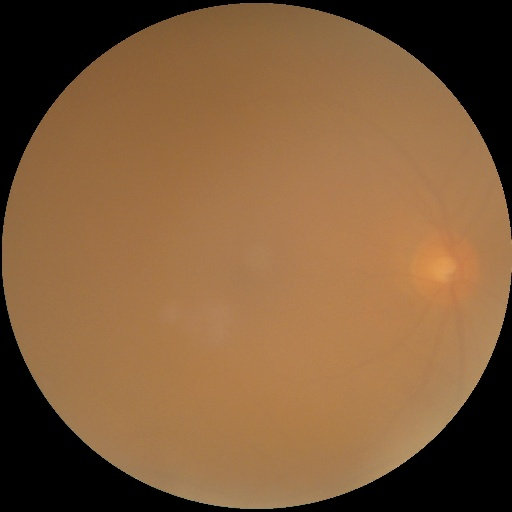
#> input picture subset/cataract_112_right.jpg, 512 x 512 px; its folder holds 3 pictures in this run
$ jupyter execute --allow-errors main.ipynb   (shell and % lines are left out)   (older library calls are emulated)
#> lines starting #> are read from the running program, lines starting #| are printed output that depends on the picture; after the words box and inside, x2 and y2 are one past the last pixel; in counts of white or black regions, pixels touching at a corner belong together
[cell 1]
import pandas as pd
from matplotlib import pyplot as plt
from tqdm import tqdm
import numpy as np
import cv2
import os

from skimage.io import imread, imshow
from skimage.color import rgb2gray, rgb2hsv
from skimage.filters import threshold_otsu
from skimage.morphology import dilation, erosion
from skimage.transform import resize

from feature_utils import (get_gray_hist, rgb_stats,
                              vessels_area, disc_area,
                              hsv_stats, rgb_equalize_hist_stats)

from keras.models import Sequential
from keras.layers import Dense, Conv2D, Flatten, Dropout, MaxPooling2D

[cell 2]
from IPython.display import HTML, display
import pprint
pp = pprint.PrettyPrinter(indent=4, width=100)


HTML('''
<style>
.output_png {
    display: table-cell;
    text-align: center;
    vertical-align: middle;
}''')

# Eye-eye P: Ocular Disease Classification

# Executive Summary

In the Philippines, the Health Department reported around 2 million Filipinos with varied eye conditions, where **55% are suffering from eye cataract** and **2 out of 5 Filipinos having myopia**. Eye conditions are very common, that is why in this paper, we asked **"Can we use Image Processing techniques to classify fundoscopy images into someone who is Normal, someone with Pathological Myopia, or someone with Cataract?"** To answer this question, we used the Ocular Disease Intelligent Recognition (ODIR) dataset, an ophthalmic database of 5000 patients containing eye-related information such as patient age, colored fundus photographs from left and right eyes, and doctors' diagnostic keywords for each eye. We then experimented with three classifiers. The first classifier involved optimizing traditional machine learning models trained with features manually extracted from the images using Image Processing techniques, such as vessel area, optical disc area, and RGB statistics. The 2nd classifier is a CNN classifier which was trained only with raw images. Lastly, the 3rd classifier was also a CNN but with a VGG-19 base which was also trained with raw images. From our experimentations, our best machine learning model is a Gradient Boosting Classifier, where the GBM model outperformed the CNN classifier by a large margin , with 92.5% accuracy compared to 86.8% accuracy, respectively. For the last classifier, the CNN with VGG-19 base outperformed our GBM model with 94.4% accuracy. In terms of meeting the goal though, we sucessfully created a machine learning classifier model from manually extracted features and our model can compete with CNN-based methods. To further improve our results, we recommend to add more features that could help our model distinguish between Normal and Pathological Myopia since this is where CNN with VGG-19 outperformed our classifier. Potential applications of our model include aiding doctors via telemedicine systems to preliminary diagnose these diseases.

# Introduction

Vision is one of the most essential senses of human beings. Majority of our day-to-day activities heavily depend on our sense of sight. Unfortunately, in a 2019 World Health Organization report, an estimated count of 2.2 billion people around the world suffer from vision impairment. In the Philippines, the Health Department reported around 2 million Filipinos with varied eye conditions, where 55% are suffering from eye cataract and 2 out of 5 Filipinos having myopia (Romualdez, 2019). In the same report, it was also stated that these cases would continue to shoot up to 50% by 2030 (Madarang, 2019). With these in mind, the team hopes to aid our health practitioners in diagnosing these conditions by leveraging the learned techniques from Introduction to Image Processing and Machine Learning.

# Problem Statement

# Dataset

## Background

The dataset used in this study is the **Ocular Disease Intelligent Recognition** (ODIR) dataset. ODIR is an ophthalmic database of 5000 patients containing eye-related information such as patient age, colored fundus photographs from left and right eyes, and doctors' diagnostic keywords for each eye.

## Download the Dataset

[cell 3]
# Run in terminal
# kaggle datasets download -d andrewmvd/ocular-disease-recognition-odir5k

[cell 4]
# Unzip the file
# !unzip ocular-disease-recognition-odir5k.zip

## Data Description

The dataset used in this study is the Ocular Disease Intelligent Recognition (ODIR) dataset. ODIR is an ophthalmic database of 5000 patients containing eye-related information such as patient age, color fundus photographs from left and right eyes, and doctors' diagnostic keywords for each eye.

This dataset was collected by Shanggong Medical Technology Co., Ltd. from different hospitals/medical centers in China. In these institutions, fundus images are captured by various cameras in the market, such as Canon, Zeiss and Kowa, resulting into varied image resolutions. Annotations were labeled by trained human readers with quality control management. The dataset classified the eyes of each patient into eight independent labels, meaning the left eye can have a different classification from the right eye:
1. Normal (N)
1. Diabetes (D)
1. Glaucoma (G)
1. Cataract (C)
1. Age-related Macular Degeneration (A)
1. Hypertension (H)
1. Pathological Myopia (M)
1. Other diseases/abnormalities (O)

The dataset was downloaded from Kaggle (https://www.kaggle.com/andrewmvd/ocular-disease-recognition-odir5k) and aside from the images of each patient, there is also a CSV file that relates all the patient information with their corresponding eye image file path and diagnoses.

**Note:** For our study, we only made use of the records with classes of Normal, Cataract and Pathological Myopia.

# Methodology

To answer our problem statement, we followed a five-step process shown in Figure 1.

<p style="text-align: center;"><b>Figure 1: Methodology Pipeline<b/></p>

The core idea of our pipeline is to extract features from the fundus images via the image processing techniques we learned. This includes, but is not limited to, morphological operations, blob detection, color segmentation, image enhancement, and RGB scaling. Given the limitation that we cannot use Neural Networks as our primary methodology, these extracted features will be used to train a machine learning classifier model that can predict the label of each eye. The CNN Modelling done in the later part of the pipeline was only for comparison purposes.

## Exploratory Data Analysis

#> (a cell that did not finish here is left out)

<p style="text-align: center;"><b>Figure 2: Counts of Samples for Each Class<b/></p>

The above figure, Figure 2, shows the number of samples per class. It looks like that Normal fundus images dominate the dataset. The other target classes we want to use in this study, Cataract and Pathological Myopia, are only a fifth of the number of the Normal combined. This just shows how imbalanced our dataset.

### Loading the Data

#> (a cell that did not finish here is left out)

## IP Classifier: Classifier with Features from Image Processing

### Feature Engineering
We performed feature extraction resulting to a total of 81 features.

These can be summarized into the following:

- RGB & HSV Statistics, specifically max, mean, median, and standard deviation.
- Blood Vessels Area
- Optic Disc Area, and
- Grayscale Histogram

#### Feature 1: Grayscale Histogram Features
We got the got the grayscale intensities and binned them using a histogram as seen in Figure 3. We saved the bin frequencies and bin edges as features.

[cell 7]
idx = 24
#> (the rest of this cell did not finish here and is left out)

<p style="text-align: center;"><b>Figure 3: Histogram of Grayscale<b/></p>

#> (a cell that did not finish here is left out)

#### Feature 2: RGB Statistics
We got the statistics of the Red, Green and Blue channels here such as mean, standard deviation and median.

#> (a cell that did not finish here is left out)

#### Feature 3: HSV Statistics
We got the statistics of the Hue, Saturation and Value channels here such as mean, standard deviation and median.

#> (a cell that did not finish here is left out)

#### Feature 3: Vessel Area
Using CV2 libraries, the canny edge detection technique was employed to get the area of blood vessels in the eyes. Hence, we obtain the following images. We can see from the output, Figure 4, that a normal fundoscopic image has a certain amount of blood vessel.

However, for a person with pathological myopia, this is significantly increased,

And for a person with cataract, the blood vessels cannot be detected at all.

#> (a cell that did not finish here is left out)

[cell 12]
from skimage.morphology import dilation, erosion

def visualize_vessels_path(path):
    """Visualize an image after applying Canny Edge Detection
    """
#> called with path = 'subset/cataract_112_right.jpg'
    filename = path.split('/')[1]
    image = imread(path)
#> image is the input picture: shape (512, 512, 3); mean R, G, B 127.5, 92.3, 58.3
    image = cv2.resize(image, (224,224))
#> image: shape (224, 224, 3)
    image = cv2.normalize(image, None, alpha = 0, beta = 255,
                              norm_type = cv2.NORM_MINMAX,
                              dtype =cv2.CV_8U)
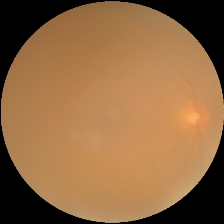
#> image: shape (224, 224, 3); mean R, G, B 144.4, 104.5, 66

    img_can = cv2.Canny(image,20,125)
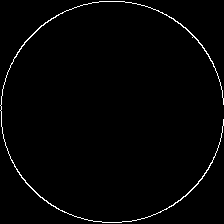
#> img_can: shape (224, 224); 1.6% white in thin lines or dots


    fig, ax = plt.subplots(1,2, figsize=(11,5))
    ax = ax.flatten()

    ax[0].axis('off')
    ax[0].set_title('Original Image')
    ax[0].imshow(image)

    ax[1].axis('off')
    ax[1].set_title(f'Detected Blood Vessels, Area={img_can.sum()}')
    ax[1].imshow(img_can, cmap='gray')

    plt.suptitle("Filename: "+filename, weight='bold', size=14)
    plt.show()

for file in os.listdir('subset'):
    visualize_vessels_path('subset/'+file)
#> (the call stopped at in visualize_vessels_path, `fig, ax = plt.subplots(1,2, figsize=(11,5))`: IPython is not available in this run)
#> pass 2 of the loop `for file in os.listdir('subset'):`:
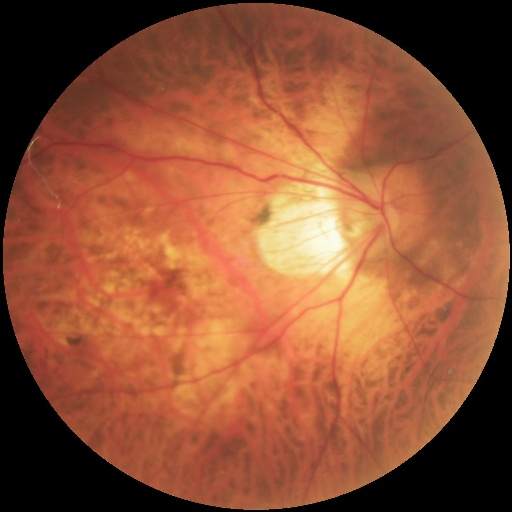
#> input picture subset/myopia_16_right.jpg, 512 x 512 px
#> in visualize_vessels_path, image is the input picture: shape (512, 512, 3); mean R, G, B 143.4, 81.8, 53.5
#> in visualize_vessels_path (call 2), `img_can = cv2.Canny(image,20,125)`:
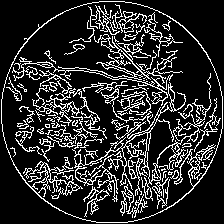
#> img_can: shape (224, 224); 17.5% white in thin lines or dots
#> pass 3 of the loop `for file in os.listdir('subset'):`:
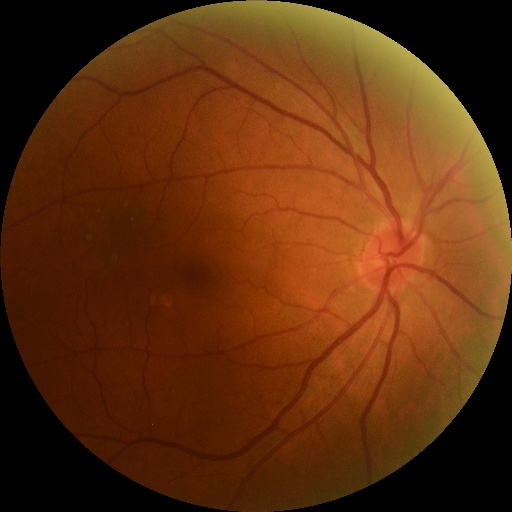
#> input picture subset/normal_236_right.jpg, 512 x 512 px
#> in visualize_vessels_path, image is the input picture: shape (512, 512, 3); mean R, G, B 95.4, 46.9, 13.9
#> in visualize_vessels_path (call 3), `img_can = cv2.Canny(image,20,125)`:
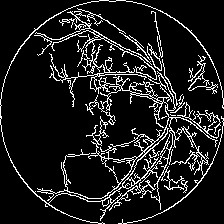
#> img_can: shape (224, 224); 11.4% white in thin lines or dots

<p style="text-align: center;"><b>Figure 4: Sample Output of Vessel Image<b/></p>

#### Feature 4: Disc Area
We extracted the disc area using canny edge detection then filing the discs using drawCountours. This is important because pathological myopia fundus has large and pale optic disc and we want to detect that.

#> (a cell that did not finish here is left out)

Below are samples with extracted disc areas.

[cell 14]
def visualize_discs_path(path):
    """Visualize disc area an image after applying Canny Edge Detection
    """
#> called with path = 'subset/cataract_112_right.jpg'
    filename = path.split('/')[1]

    image = imread(path)
    image = cv2.resize(image, (224,224))
    image = cv2.normalize(image, None, alpha = 0, beta = 255,
                              norm_type = cv2.NORM_MINMAX,
                              dtype =cv2.CV_8U)
    img_can = cv2.Canny(image, 135, 150)
#> img_can: shape (224, 224); 1.6% white in thin lines or dots

    img_can = dilation(erosion(erosion(dilation(dilation(dilation(
        img_can))))))
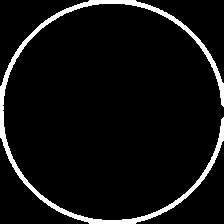
#> img_can: shape (224, 224); 6.3% white; 1 white region, box (x1, y1, x2, y2) and area: (0, 0, 224, 224) 3149

    img_can = img_can[35:189,35:189]
#> img_can: shape (154, 154); every value is 0

    cnts = cv2.findContours(img_can, cv2.RETR_EXTERNAL,
                            cv2.CHAIN_APPROX_SIMPLE)
#> cnts = 0 contours
    cnts = cnts[0] if len(cnts) == 2 else cnts[1]
#> cnts = []

    for c in cnts:
        cv2.drawContours(img_can,[c], 0, (255,), -1)
#> this loop made 0 passes

    for i in range(10):
        img_can = erosion(img_can)


    fig, ax = plt.subplots(1,2, figsize=(11, 5))
    ax = ax.flatten()

    ax[0].axis('off')
    ax[0].set_title('Original Image')
    ax[0].imshow(image)

    ax[1].axis('off')
    ax[1].set_title(f'Detected Optic Disc, Area={img_can.sum()}')
    ax[1].imshow(img_can, cmap='gray')


    plt.suptitle("Filename: "+filename, weight='bold', size=14)
    plt.show()

for file in os.listdir('subset'):
    visualize_discs_path('subset/'+file)
#> (the call stopped at in visualize_discs_path, `fig, ax = plt.subplots(1,2, figsize=(11, 5))`: IPython is not available in this run)
#> pass 2 of the loop `for file in os.listdir('subset'):`:
#> in visualize_discs_path (call 2), `cnts = cv2.findContours(img_can, cv2.RETR_EXTERNAL, cv2.CHAIN_APPROX_S..`: cnts = 34 contours, 15 with area under 20; largest, box (x1, y1, x2, y2) and area: (40, 0, 141, 125) 2956, (28, 64, 50, 94) 228, (105, 127, 125, 154) 185, (123, 125, 145, 146) 174, (135, 116, 154, 135) 134
#> the loop in visualize_discs_path (call 2), `for c in cnts:` made 34 passes
#> c on passes 20, 22, 23, 26: [[26, 71], [24, 73], [26, 75], [28, 73]], [[29, 53], [26, 56], [28, 58], [31, 55]], [[131, 44], [129, 46], [131, 48], [133, 46]], [[137, 37], [134, 40], [136, 42], [139, 39]]
#> after the loop in visualize_discs_path (call 2), `for i in range(10):`:
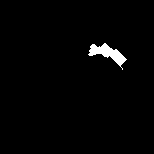
#> img_can: shape (154, 154); 1.6% white; 1 white region, box (x1, y1, x2, y2) and area: (88, 43, 127, 70) 383
#> pass 3 of the loop `for file in os.listdir('subset'):`:
#> in visualize_discs_path (call 3), `cnts = cv2.findContours(img_can, cv2.RETR_EXTERNAL, cv2.CHAIN_APPROX_S..`: cnts = 5 contours, 3 with area under 20; largest, box (x1, y1, x2, y2) and area: (63, 0, 152, 148) 1702, (90, 137, 99, 146) 26
#> the loop in visualize_discs_path (call 3), `for c in cnts:` made 5 passes
#> c on passes 2 to 4: [[153, 87]], [[124, 14], [122, 16], [125, 19], [127, 17]], [[97, 3], [95, 5], [99, 9], [101, 7]]
#> the loop in visualize_discs_path (call 3), `for i in range(10):` made 10 passes
#> pass 3, in visualize_discs_path (call 3), `img_can = erosion(img_can)`:
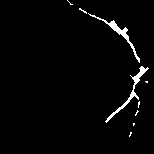
#> img_can: shape (154, 154); 2.4% white; 9 white regions (7 under 20 px), largest, box (x1, y1, x2, y2) and area: (105, 66, 149, 123) 258, (88, 13, 140, 63) 246
